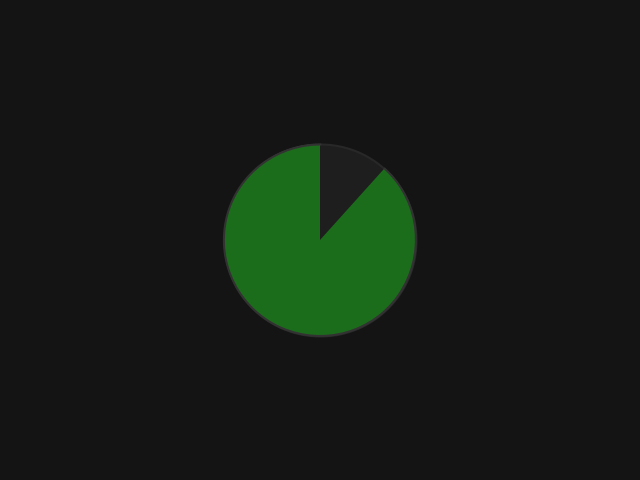
Frame 1 (no input)
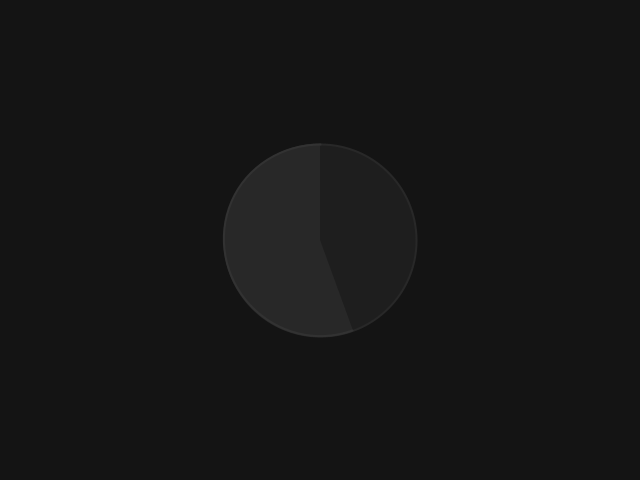
Frame 60 (the mouse pressed at the canvas centre just before this capture)
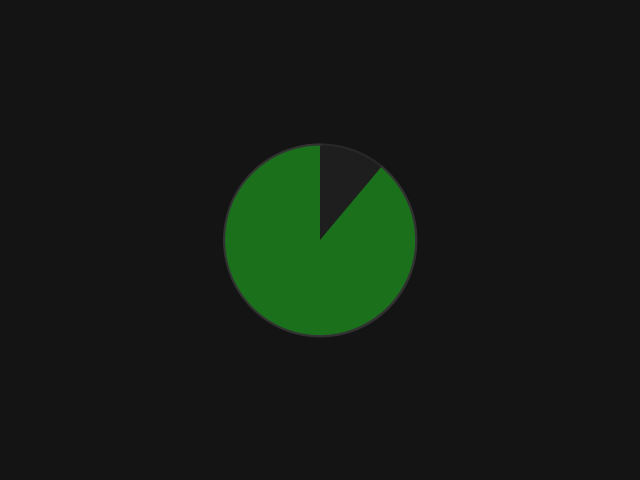
Frame 120 (the mouse held since frame 60 and released just before this capture)

The Processing sketch that drew these frames (run headless with seeded random() and noise(); from frame 60 on, the mouse is pressed at the canvas centre):

// Processing sketch: Cargadores
// ── Cargadores.pde
ArrayList<Cargador> cargadores;

void setup() {
	size(640, 480);
	cargadores = new ArrayList<Cargador>();
	cargadores.add(new Cargador(width/2, height/2, width*0.3));
}

void draw() {
	background(20);
	for(int i = 0; i < cargadores.size(); i++){
		Cargador c = cargadores.get(i);
		c.update();
		if(c.remove) cargadores.remove(i--);
	}
}

class Cargador{
	boolean remove;
	float x, y, d, ang;
	int time, maxTime;
	Cargador(float x, float y, float d){
		this.x = x;
		this.y = y;
		this.d = d;
		ang = -PI/2;
		time = 160;
		maxTime = 180;
	}
	void update(){
		float dis = dist(mouseX, mouseY, x, y);
		if(dis < d/2) time++;
		else time--;
		time = constrain(time, 0, maxTime);
		draw();
	}
	void draw(){
		float da = map(time, 0, maxTime, 0, TWO_PI);
		strokeWeight(2);
		stroke(40);
		fill(30);
		ellipse(x, y, d, d);
		stroke(50);
		fill(40);
		if(da > TWO_PI-PI/2) fill(lerpColor(color(40), color(0,255,0), map(da,TWO_PI-PI/2,TWO_PI,0,0.6)));
		if(da < PI/2) fill(lerpColor(color(40), color(255,0,0), map(da,PI/2,0,0,0.6)));
		arc(x, y, d, d, ang-da, ang);
	}
}
